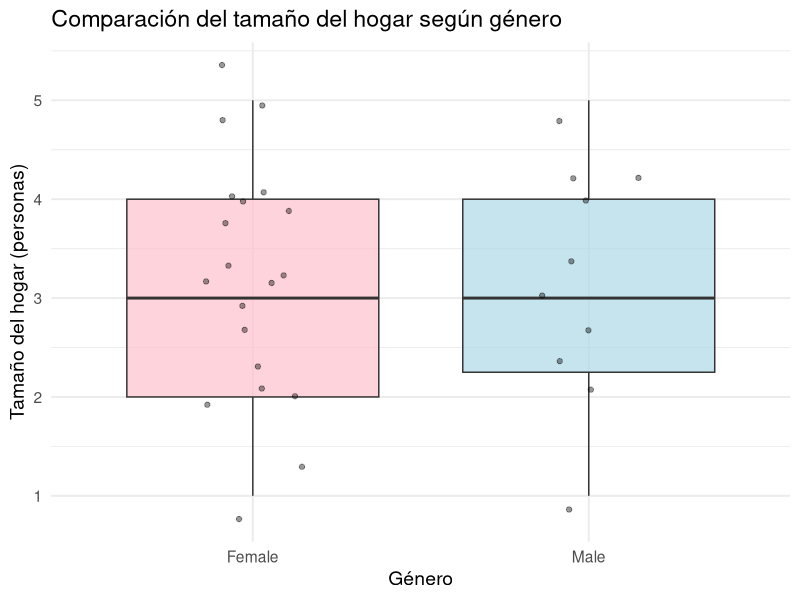

R code for this plot:
## ---- chunk 1
#| include: false

library(readr)
my_data<- read_csv("../data/student-dataset.csv")
## ---- chunk 2
library(ggplot2)

ggplot(my_data, aes(x = Gender, y = Household_Size, fill = Gender)) +
  geom_boxplot(alpha = 0.7, outlier.shape = NA) +  # suaviza cajas
  geom_jitter(width = 0.15, alpha = 0.4, color = "black") +  # puntos más claros
  scale_fill_manual(values = c("pink", "lightblue")) +  # colores por género
  labs(
    title = "Comparación del tamaño del hogar según género",
    x = "Género",
    y = "Tamaño del hogar (personas)"
  ) +
  theme_minimal(base_size = 14) +  # estilo limpio
  theme(legend.position = "none")  # quita leyenda repetida
